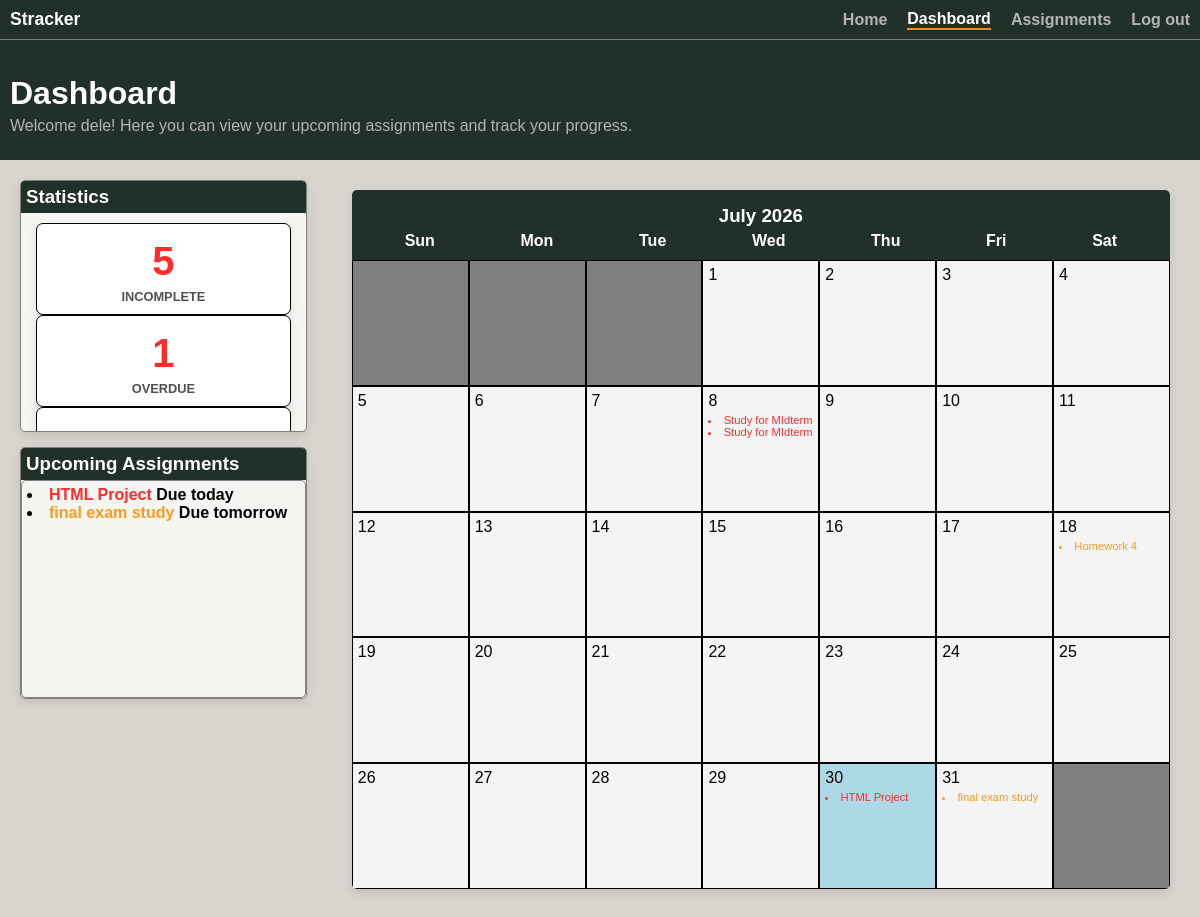
Page /dashboard (signed in) on the earlier database version.
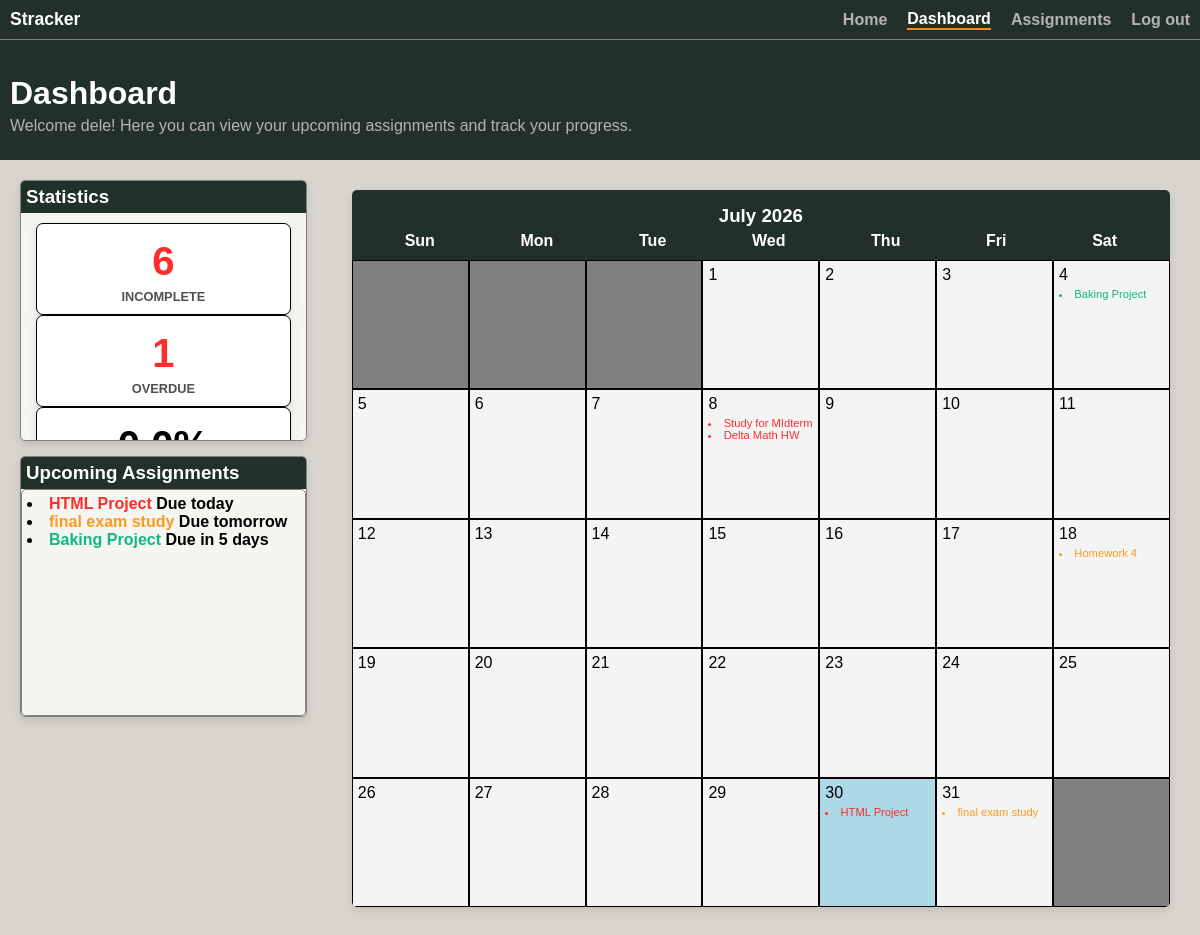
Same page on the later database version.
### app/models.py (models this page shows, shortened)
class Assignment(db.Model):
    id = db.Column(db.Integer, primary_key=True)
    name = db.Column(db.String(150))
    course = db.Column(db.String(150))
    priority = db.Column(db.String(10))
    due_date = db.Column(db.Date)
    notes = db.Column(db.String(1000))
    completion_status = db.Column(db.Boolean, default=False)
    student = db.Column(db.Integer, db.ForeignKey('user.id'))
    def days_until_due(self):
        try:
            return (self.due_date - date.today()).days
        except ValueError:
            return 9999
    def due_label(self):
        days = self.days_until_due()
        if self.completion_status:
            return "Completed"
        elif days < -1:
            return f"Overdue by {abs(days)}d"
        elif days == -1:
            return f"Due yesterday"
        elif days == 0:
            return "Due today"
        elif days == 1:
            return "Due tomorrow"
        elif 1 < days <= 6:
            return f"Due in {days} days"
        elif days ==7:
            return "Due in 1 week"
        else:
            return f"Due date: {self.due_date.strftime('%m/%d/%Y')}"

### app/dashboard/routes.py (the view)
@views.route("/dashboard", methods=["GET", "POST"])
@login_required
def dashboard():
    stats = {
        "completed": sum(1 for assignment in current_user.assignments if assignment.completion_status),
        "incomplete": sum(1 for assignment in current_user.assignments if not assignment.completion_status),
        "rate": round((sum(1 for assignment in current_user.assignments if assignment.completion_status) / len(current_user.assignments) * 100), 2) if current_user.assignments else 0,
        "overdue": sum(1 for assignment in current_user.assignments if assignment.days_until_due() < 0 and not assignment.completion_status)
    }
    today = int(datetime.now().strftime("%d"))
    upcoming_assignments = sorted([assignment for assignment in current_user.assignments if 0 <= assignment.days_until_due() <= 7], key = lambda a: a.days_until_due())
    month_info = get_month_info()
    try:
        assignments = [(assignment.name, int(assignment.due_date.strftime("%d")), assignment.priority) for assignment in current_user.assignments if not assignment.completion_status ]
    except Exception:
        assignments = "Error happened"
    return render_template("dashboard.html", user=current_user, stats = stats, today = today, current_month_calendar = month_info, assignments = assignments, upcoming_assignments = upcoming_assignments)

### app/__init__.py (called while the page is built)
def create_app():
    app = Flask(__name__)
    app.config['SECRET_KEY'] = os.environ.get("SECRET_KEY")
    app.config['SQLALCHEMY_DATABASE_URI'] = 'sqlite:///database.db'
    db.init_app(app)
    from app.auth.routes import auth
    from app.dashboard.routes import views
    app.register_blueprint(auth, url_prefix="/auth")
    app.register_blueprint(views, url_prefix="/")
    from .models import User, Assignment
    login_manager = LoginManager()
    login_manager.login_view = "auth.login"
    login_manager.init_app(app)
    @login_manager.user_loader
    def load_user(id):
        return User.query.get(int(id))
    if not path.exists('app/' + "database.db"):
        with app.app_context():
            db.create_all()
        print('Created Database!')
    return app

### app/templates/dashboard.html (shortened to what the changed rows need)
{% extends "index.html" %}
{% block content %}
    <header>
        <h1>Dashboard</h1>
    </header>
    <div id="dashboard">
        <div id="side-bars">
            <div class="statistics-container box-shadow">
                <div id="statistics">
                    <div class="box box-shadow"><h2 class="center red-text">{{ stats.incomplete }}</h2><p class="center gray-text">INCOMPLETE</p></div>
                    <div class="box box-shadow"><h2 class="center red-text">{{ stats.overdue }}</h2><p class="center gray-text">OVERDUE</p></div>
                    <div class="box box-shadow"><h2 class="center">{{ stats.rate }}%</h2><p class="center gray-text">COMPLETION RATE</p></div>
                </div>
            </div>
            <div class="statistics-container box-shadow">
                <div id="upcoming-assignments">
                    <ul>
                    {% for assignment in upcoming_assignments %}
                    {% if assignment.priority == "High" and not assignment.completion_status %}
                        <li class="mini-assignment"><span class="red-text">{{ assignment.name + " "}}</span><span>{{assignment.due_label()}}</span></li>
                    {% elif assignment.priority == "Medium" and not assignment.completion_status %}
                        <li class="mini-assignment"><span class="orange-text">{{ assignment.name + " " }}</span><span>{{assignment.due_label()}}</span></li>
                    {% elif assignment.priority == "Low" and not assignment.completion_status %}
                        <li class="mini-assignment"><span class="green-text">{{ assignment.name + " " }}</span><span>{{assignment.due_label()}}</span></li>
                    {% endif %}
                    {% endfor %}
                    </ul>
                </div>
            </div>
        </div>
        <div id="calender" class="box-shadow">
            <div class="month">
                <div id="calender-grid">
                    {% for week in current_month_calendar[0] %}
                    <div class="calendar-week">
                        {% for day in week %}
                        {% if day == 0 %}
                        <div class="no-day calendar-day">&nbsp;</div>
                        {% elif today == day %}
                        <div class="calendar-day current-day">
                            {{ day }}
                            <ul>
                                {% for assignment in assignments %}
                                {% if assignment[1] == day %}
                                    {% if assignment[2] == "High" %}
                                    <li class="red-text">{{ assignment[0] }}</li>
                                    {% elif assignment[2] == "Medium" %}
                                    <li class="orange-text">{{ assignment[0] }}</li>
                                    {% else %}
                                    <li class="green-text">{{ assignment[0] }}</li>
                                    {% endif %}
                                {% endif %}
                                {% endfor %}
                            </ul>
                        </div>
                        {% else %}
                        <div class="calendar-day">
                            {{ day }}
                            <ul>
                                {% for assignment in assignments %}
                                {% if assignment[1] == day %}
                                    {% if assignment[2] == "High" %}
                                    <li class="red-text">{{ assignment[0] }}</li>
                                    {% elif assignment[2] == "Medium" %}
                                    <li class="orange-text">{{ assignment[0] }}</li>
                                    {% else %}
                                    <li class="green-text">{{ assignment[0] }}</li>
                                    {% endif %}
                                {% endif %}
                                {% endfor %}
                            </ul>
                        </div>
                        {% endif %}
                        {% endfor %}
                    </div>
                    {% endfor %}
                </div>
            </div>
        </div>
    </div>
{% endblock %}

Differences in the rows shown:
added Assignment: name "Baking Project", due_label "Due in 5 days"
changed Assignment: name "Study for MIdterm" → "Delta Math HW"
Other differences:
{{ stats.incomplete }}: "5" → "6"
